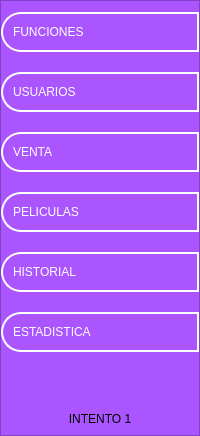
        <widget class="QFrame" name="frame_lateral">
         <property name="minimumSize">
          <size>
           <width>200</width>
           <height>0</height>
          </size>
         </property>
         <property name="maximumSize">
          <size>
           <width>0</width>
           <height>16777215</height>
          </size>
         </property>
         <property name="layoutDirection">
          <enum>Qt::LeftToRight</enum>
         </property>
         <property name="autoFillBackground">
          <bool>false</bool>
         </property>
         <property name="styleSheet">
          <string notr="true">QFrame {
    background-color: #aa55ff;
}

QPushButton {
    background-color: #aa55ff;
    border: 2px solid #fff;
    border-top-left-radius: 20px;
    border-bottom-left-radius: 20px;
    padding: 10px;
    color: white;
    font: 75 12pt &quot;Arial Narrow&quot;;
    text-align: left;
}

QPushButton:hover {
    background-color: #ffffff;
    border: 2px solid #aa55ff;
    color: #aa55ff;
    text-align: left;
}
</string>
         </property>
         <property name="frameShape">
          <enum>QFrame::StyledPanel</enum>
         </property>
         <property name="frameShadow">
          <enum>QFrame::Plain</enum>
         </property>
         <layout class="QVBoxLayout" name="verticalLayout_2">
          <property name="spacing">
           <number>20</number>
          </property>
          <property name="leftMargin">
           <number>0</number>
          </property>
          <property name="rightMargin">
           <number>0</number>
          </property>
          <property name="bottomMargin">
           <number>9</number>
          </property>
          <item>
           <widget class="QPushButton" name="bt_inicio">
            <property name="minimumSize">
             <size>
              <width>0</width>
              <height>40</height>
             </size>
            </property>
            <property name="contextMenuPolicy">
             <enum>Qt::DefaultContextMenu</enum>
            </property>
            <property name="layoutDirection">
             <enum>Qt::LeftToRight</enum>
            </property>
            <property name="text">
             <string>FUNCIONES</string>
            </property>
            <property name="icon">
             <iconset>
              <normaloff>../../Pruebas_para_Proyecto_Practicas/Menu_Lateral_desplegable_1/PyQt5-main/PyQt5-main/Menu Lateral desplegable/inteligencia-artificial.png</normaloff>../../Pruebas_para_Proyecto_Practicas/Menu_Lateral_desplegable_1/PyQt5-main/PyQt5-main/Menu Lateral desplegable/inteligencia-artificial.png</iconset>
            </property>
            <property name="iconSize">
             <size>
              <width>32</width>
              <height>32</height>
             </size>
            </property>
           </widget>
          </item>
          <item>
           <widget class="QPushButton" name="bt_uno">
            <property name="minimumSize">
             <size>
              <width>0</width>
              <height>40</height>
             </size>
            </property>
            <property name="toolTipDuration">
             <number>0</number>
            </property>
            <property name="styleSheet">
             <string notr="true"/>
            </property>
            <property name="text">
             <string>USUARIOS</string>
            </property>
            <property name="icon">
             <iconset>
              <normaloff>../icons/base-de-datos.png</normaloff>../icons/base-de-datos.png</iconset>
            </property>
            <property name="iconSize">
             <size>
              <width>32</width>
              <height>32</height>
             </size>
            </property>
           </widget>
          </item>
          <item>
           <widget class="QPushButton" name="bt_dos">
            <property name="minimumSize">
             <size>
              <width>0</width>
              <height>40</height>
             </size>
            </property>
            <property name="styleSheet">
             <string notr="true"/>
            </property>
            <property name="text">
             <string>VENTA</string>
            </property>
            <property name="icon">
             <iconset>
              <normaloff>../icons/chip.png</normaloff>../icons/chip.png</iconset>
            </property>
            <property name="iconSize">
             <size>
              <width>32</width>
              <height>32</height>
             </size>
            </property>
           </widget>
          </item>
          <item>
           <widget class="QPushButton" name="bt_tres">
            <property name="minimumSize">
             <size>
              <width>0</width>
              <height>40</height>
             </size>
            </property>
            <property name="styleSheet">
             <string notr="true"/>
            </property>
            <property name="text">
             <string>PELICULAS</string>
            </property>
            <property name="icon">
             <iconset>
              <normaloff>../../Pruebas_para_Proyecto_Practicas/Menu_Lateral_desplegable_1/PyQt5-main/PyQt5-main/Menu Lateral desplegable/moto.png</normaloff>../../Pruebas_para_Proyecto_Practicas/Menu_Lateral_desplegable_1/PyQt5-main/PyQt5-main/Menu Lateral desplegable/moto.png</iconset>
            </property>
            <property name="iconSize">
             <size>
              <width>32</width>
              <height>32</height>
             </size>
            </property>
           </widget>
          </item>
          <item>
           <widget class="QPushButton" name="bt_cuatro">
            <property name="minimumSize">
             <size>
              <width>0</width>
              <height>40</height>
             </size>
            </property>
            <property name="styleSheet">
             <string notr="true"/>
            </property>
            <property name="text">
             <string>HISTORIAL</string>
            </property>
            <property name="icon">
             <iconset>
              <normaloff>../../Pruebas_para_Proyecto_Practicas/Menu_Lateral_desplegable_1/PyQt5-main/PyQt5-main/Menu Lateral desplegable/encriptado.png</normaloff>../../Pruebas_para_Proyecto_Practicas/Menu_Lateral_desplegable_1/PyQt5-main/PyQt5-main/Menu Lateral desplegable/encriptado.png</iconset>
            </property>
            <property name="iconSize">
             <size>
              <width>32</width>
              <height>32</height>
             </size>
            </property>
           </widget>
          </item>
          <item>
           <widget class="QPushButton" name="bt_cinco">
            <property name="minimumSize">
             <size>
              <width>0</width>
              <height>40</height>
             </size>
            </property>
            <property name="styleSheet">
             <string notr="true"/>
            </property>
            <property name="text">
             <string>ESTADISTICA</string>
            </property>
            <property name="icon">
             <iconset>
              <normaloff>../../Pruebas_para_Proyecto_Practicas/Menu_Lateral_desplegable_1/PyQt5-main/PyQt5-main/Menu Lateral desplegable/videojuego.png</normaloff>../../Pruebas_para_Proyecto_Practicas/Menu_Lateral_desplegable_1/PyQt5-main/PyQt5-main/Menu Lateral desplegable/videojuego.png</iconset>
            </property>
            <property name="iconSize">
             <size>
              <width>32</width>
              <height>32</height>
             </size>
            </property>
           </widget>
          </item>
          <item>
           <spacer name="verticalSpacer">
            <property name="orientation">
             <enum>Qt::Vertical</enum>
            </property>
            <property name="sizeHint" stdset="0">
             <size>
              <width>20</width>
              <height>40</height>
             </size>
            </property>
           </spacer>
          </item>
          <item>
           <widget class="QLabel" name="label_bienvenida">
            <property name="styleSheet">
             <string notr="true"/>
            </property>
            <property name="text">
             <string>INTENTO 1</string>
            </property>
            <property name="alignment">
             <set>Qt::AlignCenter</set>
            </property>
           </widget>
          </item>
         </layout>
        </widget>
